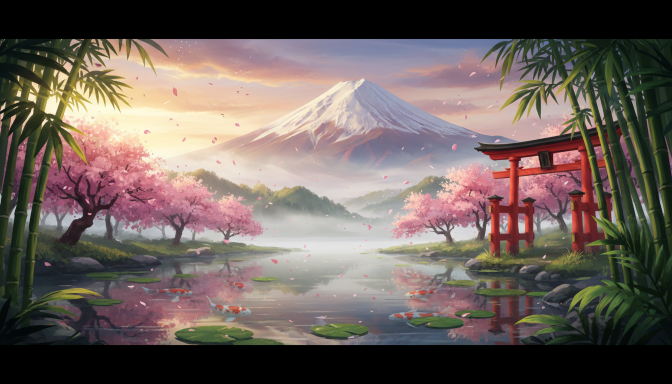
#> input picture Version1.9/assets/fond_depart.jpg, 1344 x 768 px, found by its file name (shown at 1/2 size)
$ python menu.py
#> lines starting #> are read from the running program, lines starting #| are printed output that depends on the picture
import pyxel
import os
import subprocess
import sys
from PIL import Image

os.chdir(os.path.dirname(os.path.abspath(__file__)))

# =========================
# ASSETS
# =========================
if not os.path.exists("assets/fond_depart_small.jpg"):
    img = Image.open("assets/fond_depart.jpg")
#> img is the input picture: PIL image 1344x768 RGB; mean R, G, B 107.8, 96.2, 91
    img = img.resize((256, 256))
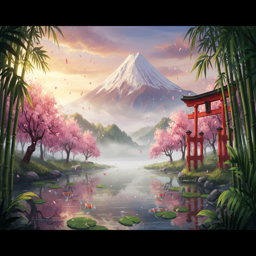
#> img: PIL image 256x256 RGB; mean R, G, B 107.8, 96.2, 91
    img.save("assets/fond_depart_small.jpg")


class Menu:
    def __init__(self):
        pyxel.init(256, 256, title="JapanTahan")
#> (this line was passed over: pyxel is not available in this run)

        # =========================
        # MUSIQUE JAPON ANCIEN
        # =========================
        pyxel.sound(0).set(
            "c3 c3 e3 g3 e3 c3 d3 c3",
            "t",
            "6",
            "n",
            30
        )
#> (this line was passed over: pyxel is not available in this run)

        pyxel.sound(1).set(
            "g2 g2 a2 g2 e2 d2 c2",
            "s",
            "4",
            "n",
            35
        )
#> (this line was passed over: pyxel is not available in this run)

        pyxel.music(0).set([0, 1], [], [], [])
#> (this line was passed over: pyxel is not available in this run)
        pyxel.playm(0, loop=True)
#> (this line was passed over: pyxel is not available in this run)

        self.music_on = True

        pyxel.images[1].load(0, 0, "assets/fond_depart_small.jpg")
#> (this line was passed over: pyxel is not available in this run)

        self.buttons = ["JOUER", "MUSIQUE ON/OFF"]
        self.selected = 0

        pyxel.mouse(True)
#> (this line was passed over: pyxel is not available in this run)
        pyxel.run(self.update, self.draw)

    # =========================
    # UPDATE
    # =========================
    # [99 lines left out: functions update, choose, toggle_music, get_button_rect, draw_button, draw_title and 1 more, not called in this run]


#> (the run stopped early here; a loop or call above may not have finished)

$ run again, with Version1.9/assets/map.jpg copied over Version1.9/assets/fond_depart.jpg
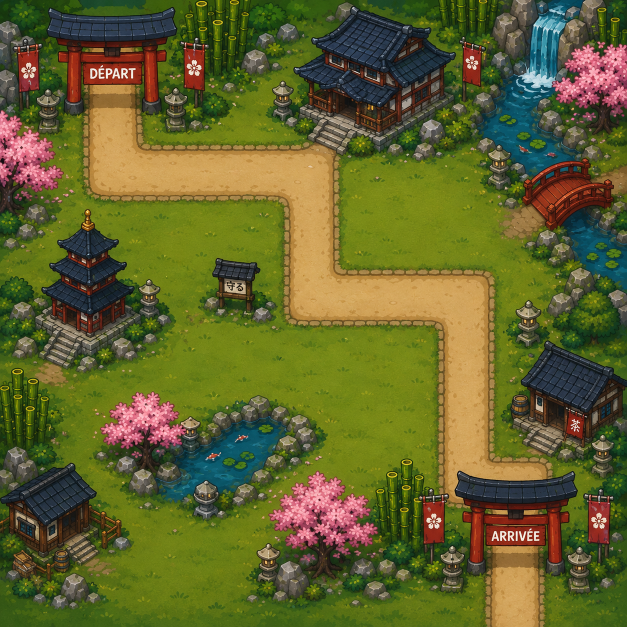
#> input picture Version1.9/assets/map.jpg, 1254 x 1254 px, found by its file name (shown at 1/2 size)
#> img is the input picture: PIL image 1254x1254 RGB; mean R, G, B 98.4, 99.7, 44.5
#> `img = img.resize((256, 256))`:
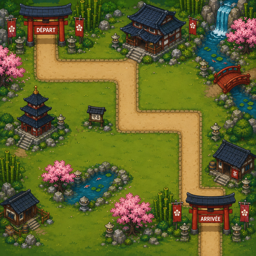
#> img: PIL image 256x256 RGB; mean R, G, B 98.4, 99.7, 44.5
